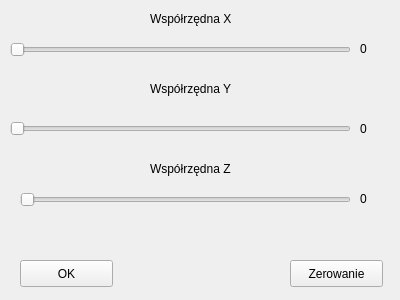
<?xml version="1.0" encoding="UTF-8"?>
<ui version="4.0">
 <class>CIE</class>
 <widget class="QWidget" name="CIE">
  <property name="geometry">
   <rect>
    <x>0</x>
    <y>0</y>
    <width>400</width>
    <height>300</height>
   </rect>
  </property>
  <property name="windowTitle">
   <string>Form</string>
  </property>
  <widget class="QSlider" name="slider_y">
   <property name="geometry">
    <rect>
     <x>10</x>
     <y>120</y>
     <width>341</width>
     <height>18</height>
    </rect>
   </property>
   <property name="sliderPosition">
    <number>0</number>
   </property>
   <property name="orientation">
    <enum>Qt::Horizontal</enum>
   </property>
  </widget>
  <widget class="QSlider" name="slider_z">
   <property name="geometry">
    <rect>
     <x>20</x>
     <y>190</y>
     <width>331</width>
     <height>20</height>
    </rect>
   </property>
   <property name="orientation">
    <enum>Qt::Horizontal</enum>
   </property>
  </widget>
  <widget class="QSlider" name="slider_x">
   <property name="geometry">
    <rect>
     <x>10</x>
     <y>40</y>
     <width>341</width>
     <height>20</height>
    </rect>
   </property>
   <property name="orientation">
    <enum>Qt::Horizontal</enum>
   </property>
  </widget>
  <widget class="QLabel" name="label">
   <property name="geometry">
    <rect>
     <x>150</x>
     <y>10</y>
     <width>98</width>
     <height>17</height>
    </rect>
   </property>
   <property name="toolTip">
    <string/>
   </property>
   <property name="text">
    <string>Współrzędna X</string>
   </property>
  </widget>
  <widget class="QLabel" name="label_2">
   <property name="geometry">
    <rect>
     <x>150</x>
     <y>80</y>
     <width>98</width>
     <height>17</height>
    </rect>
   </property>
   <property name="toolTip">
    <string/>
   </property>
   <property name="text">
    <string>Współrzędna Y</string>
   </property>
  </widget>
  <widget class="QLabel" name="label_3">
   <property name="geometry">
    <rect>
     <x>150</x>
     <y>160</y>
     <width>98</width>
     <height>17</height>
    </rect>
   </property>
   <property name="toolTip">
    <string/>
   </property>
   <property name="text">
    <string>Współrzędna Z</string>
   </property>
  </widget>
  <widget class="QLabel" name="w_x">
   <property name="geometry">
    <rect>
     <x>360</x>
     <y>40</y>
     <width>41</width>
     <height>17</height>
    </rect>
   </property>
   <property name="text">
    <string>0</string>
   </property>
  </widget>
  <widget class="QLabel" name="w_y">
   <property name="geometry">
    <rect>
     <x>360</x>
     <y>120</y>
     <width>41</width>
     <height>17</height>
    </rect>
   </property>
   <property name="text">
    <string>0</string>
   </property>
  </widget>
  <widget class="QLabel" name="w_z">
   <property name="geometry">
    <rect>
     <x>360</x>
     <y>190</y>
     <width>41</width>
     <height>17</height>
    </rect>
   </property>
   <property name="text">
    <string>0</string>
   </property>
  </widget>
  <widget class="QPushButton" name="OK">
   <property name="geometry">
    <rect>
     <x>20</x>
     <y>260</y>
     <width>93</width>
     <height>27</height>
    </rect>
   </property>
   <property name="text">
    <string>OK</string>
   </property>
  </widget>
  <widget class="QPushButton" name="Anuluj">
   <property name="geometry">
    <rect>
     <x>290</x>
     <y>260</y>
     <width>93</width>
     <height>27</height>
    </rect>
   </property>
   <property name="toolTip">
    <string>zerowanie wartości suwaków.</string>
   </property>
   <property name="text">
    <string>Zerowanie</string>
   </property>
  </widget>
 </widget>
 <resources/>
 <connections/>
</ui>
